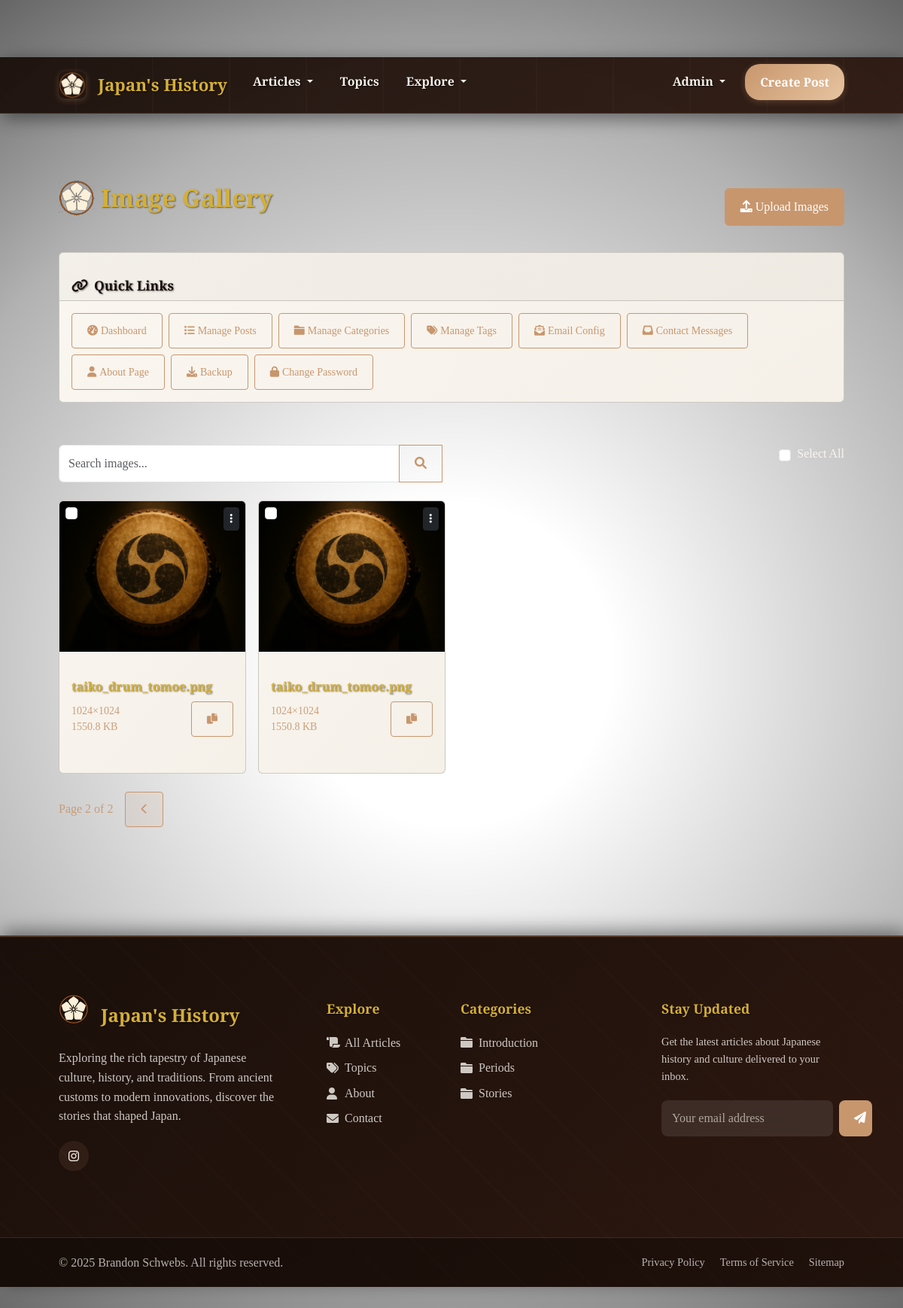
Screenshot of /admin/gallery?page=2&query= (signed in) with the database file from the repository.
### tables this page shows
CREATE TABLE image_gallery (
                id INTEGER PRIMARY KEY AUTOINCREMENT,
                filename TEXT NOT NULL,
                original_filename TEXT NOT NULL,
                alt_text TEXT,
                caption TEXT,
                file_size INTEGER,
                width INTEGER,
                height INTEGER,
                uploaded_at TIMESTAMP DEFAULT CURRENT_TIMESTAMP
            );

CREATE TABLE social_links (
                id INTEGER PRIMARY KEY AUTOINCREMENT,
                name TEXT NOT NULL,
                url TEXT NOT NULL,
                icon_class TEXT NOT NULL,
                display_order INTEGER DEFAULT 0,
                is_active BOOLEAN DEFAULT 1,
                created_at TIMESTAMP DEFAULT CURRENT_TIMESTAMP,
                updated_at TIMESTAMP DEFAULT CURRENT_TIMESTAMP
            );

CREATE TABLE categories (
                id INTEGER PRIMARY KEY AUTOINCREMENT,
                name TEXT UNIQUE NOT NULL,
                slug TEXT UNIQUE NOT NULL,
                description TEXT,
                created_at TIMESTAMP DEFAULT CURRENT_TIMESTAMP
            );

### routes/admin.py (the view)
@admin.route('/admin/gallery')
@admin_required
def admin_gallery():
    page = request.args.get('page', 1, type=int)
    search_query = request.args.get('query', '')
    search_form = ImageSearchForm()
    if search_query:
        images = ImageGalleryModel.search_images(search_query, page=page, per_page=20)
        total_images = len(ImageGalleryModel.search_images(search_query, page=1, per_page=1000))
    else:
        images = ImageGalleryModel.get_all_images(page=page, per_page=20)
        total_images = ImageGalleryModel.count_images()
    per_page = 20
    total_pages = (total_images + per_page - 1) // per_page
    return render_template('admin/gallery.html',
                         images=images,
                         page=page,
                         total_pages=total_pages,
                         search_form=search_form,
                         search_query=search_query)

### templates/admin/gallery.html (shortened to what this page needs)
{% extends "base.html" %}
{% block content %}
<div class="d-flex justify-content-between align-items-center mb-4">
    <h1 class="d-flex align-items-center" style="font-size: 2rem;">
        <img src="{{ url_for('static', filename='img/Japanese History Blog Logo - Styled.png') }}" alt="Japan's History Logo" class="me-2" style="height: 48px; width: 48px;">
        Image Gallery
    </h1>
    <div class="d-flex gap-2">
        <a href="{{ url_for('admin.admin_upload_images') }}" class="btn btn-primary">
            <i class="fas fa-upload me-1"></i>Upload Images
        </a>
    </div>
</div>
<div class="row mb-4">
    <div class="col-12">
        <div class="card">
            <div class="card-header d-flex justify-content-between align-items-center">
                <h5 class="mb-0"><i class="fas fa-link me-2"></i>Quick Links</h5>
            </div>
            <div class="card-body">
                <div class="collapse d-md-block" id="quickLinksCollapseGallery">
                    <div class="d-flex flex-wrap gap-2">
                        <a href="{{ url_for('admin.admin_dashboard') }}" class="btn btn-outline-primary btn-sm">
                            <i class="fas fa-tachometer-alt me-1"></i>Dashboard
                        </a>
                        <a href="{{ url_for('admin.admin_posts') }}" class="btn btn-outline-primary btn-sm">
                            <i class="fas fa-list me-1"></i>Manage Posts
                        </a>
                        <a href="{{ url_for('admin.admin_categories') }}" class="btn btn-outline-primary btn-sm">
                            <i class="fas fa-folder me-1"></i>Manage Categories
                        </a>
                        <a href="{{ url_for('admin.admin_tags') }}" class="btn btn-outline-primary btn-sm">
                            <i class="fas fa-tags me-1"></i>Manage Tags
                        </a>
                        <a href="{{ url_for('admin.admin_email_config') }}" class="btn btn-outline-primary btn-sm">
                            <i class="fas fa-envelope-open-text me-1"></i>Email Config
                        </a>
                        <a href="{{ url_for('admin.admin_contact_messages') }}" class="btn btn-outline-primary btn-sm">
                            <i class="fas fa-inbox me-1"></i>Contact Messages
                        </a>
                        <a href="{{ url_for('admin.admin_about') }}" class="btn btn-outline-primary btn-sm">
                            <i class="fas fa-user me-1"></i>About Page
                        </a>
                        <a href="{{ url_for('admin.admin_backup') }}" class="btn btn-outline-primary btn-sm">
                            <i class="fas fa-download me-1"></i>Backup
                        </a>
                        <a href="{{ url_for('admin.admin_change_password') }}" class="btn btn-outline-primary btn-sm">
                            <i class="fas fa-lock me-1"></i>Change Password
                        </a>
                    </div>
                </div>
            </div>
        </div>
    </div>
</div>
<div class="row mb-4">
    <div class="col-md-6">
        <form method="GET" action="{{ url_for('admin.admin_gallery') }}">
            <div class="input-group">
                {{ search_form.query(class="form-control", value=search_query, placeholder="Search images...") }}
                <button type="submit" class="btn btn-outline-primary">
                    <i class="fas fa-search"></i>
                </button>
            </div>
        </form>
    </div>
    <div class="col-md-6">
        <div class="d-flex justify-content-end align-items-center gap-2">
            <input type="checkbox" id="selectAll" onchange="toggleSelectAll()" class="form-check-input">
            <label for="selectAll" class="form-check-label">Select All</label>
        </div>
    </div>
</div>
{% if images %}
<div class="row g-3 mb-4">
    {% for image in images %}
    <div class="col-lg-3 col-md-4 col-sm-6">
        <div class="card h-100">
            <div class="position-relative">
                <input type="checkbox" class="image-checkbox position-absolute top-0 start-0 m-2 form-check-input"
                       value="{{ image.id }}" onchange="updateBulkDeleteButton()">
                <img src="{{ url_for('static', filename='uploads/' + image.filename) }}"
                     class="card-img-top" alt="{{ image.alt_text or image.original_filename }}"
                     style="height: 200px; object-fit: cover;">
                <div class="position-absolute top-0 end-0 p-2">
                    <div class="dropdown">
                        <button class="btn btn-sm btn-dark bg-opacity-75" type="button" data-bs-toggle="dropdown">
                            <i class="fas fa-ellipsis-v"></i>
                        </button>
                    </div>
                </div>
            </div>
            <div class="card-body p-3">
                <h6 class="card-title text-truncate" title="{{ image.original_filename }}">
                    {{ image.original_filename }}
                </h6>
                <div class="d-flex justify-content-between align-items-center">
                    <small class="text-muted">
                        {% if image.width and image.height %}
                            {{ image.width }}×{{ image.height }}
                        {% endif %}
                        {% if image.file_size %}
                            <br>{{ (image.file_size / 1024) | round(1) }} KB
                        {% endif %}
                    </small>
                    <button class="btn btn-sm btn-outline-primary copy-url-btn"
                            data-url="{{ url_for('static', filename='uploads/' + image.filename) }}"
                            title="Copy URL">
                        <i class="fas fa-copy"></i>
                    </button>
                </div>
            </div>
        </div>
    </div>
    {% endfor %}
</div>
{% if total_pages > 1 %}
<nav aria-label="Gallery pagination">
    <div class="d-flex align-items-center justify-content-between">
        <div class="d-flex align-items-center me-3">
            <span class="text-muted me-3">Page {{ page }} of {{ total_pages }}</span>
            <div class="btn-group" role="group">
                {% if page > 1 %}
                    <a href="{{ url_for('admin.admin_gallery', page=page-1, query=search_query) }}" class="btn btn-outline-primary btn-sm">
                        <i class="fas fa-chevron-left"></i>
                    </a>
                {% endif %}
            </div>
        </div>
    </div>
</nav>
{% endif %}
{% endif %}
{% endblock %}

### templates/base.html (shortened to what this page needs)
<!DOCTYPE html>
<html lang="en">
<head>
    <link href="https://cdn.jsdelivr.net/npm/bootstrap@5.3.0/dist/css/bootstrap.min.css" rel="stylesheet">
    <link href="https://cdnjs.cloudflare.com/ajax/libs/font-awesome/6.0.0/css/all.min.css" rel="stylesheet">
    <link href="{{ url_for('static', filename='css/style.css') }}" rel="stylesheet">
</head>
<body>
    <nav class="navbar navbar-expand-lg fixed-top navbar-enhanced">
        <div class="container">
            <a class="navbar-brand navbar-brand-enhanced d-flex align-items-center" href="{{ url_for('main.index') }}">
                <img src="{{ url_for('static', filename='img/Japanese History Blog Logo - Styled.png') }}"
                     alt="Japan's History Logo" class="navbar-logo-enhanced me-3">
                Japan's History
            </a>
            <div class="collapse navbar-collapse" id="navbarNav">
                <ul class="navbar-nav me-auto">
                    <li class="nav-item dropdown">
                        <a class="nav-link nav-link-enhanced dropdown-toggle" href="{{ url_for('main.articles') }}"
                           role="button" data-bs-toggle="dropdown" aria-expanded="false">
                            Articles
                        </a>
                    </li>
                    <li class="nav-item">
                        <a class="nav-link nav-link-enhanced" href="{{ url_for('search.all_tags') }}">
                            Topics
                        </a>
                    </li>
                    <li class="nav-item dropdown">
                        <a class="nav-link nav-link-enhanced dropdown-toggle" href="#"
                           role="button" data-bs-toggle="dropdown" aria-expanded="false">
                            Explore
                        </a>
                    </li>
                </ul>
                <ul class="navbar-nav">
                    {% if is_admin_logged_in %}
                    <li class="nav-item dropdown d-flex align-items-center">
                        <a class="nav-link nav-link-enhanced dropdown-toggle" href="#"
                           role="button" data-bs-toggle="dropdown">
                            Admin
                        </a>
                    </li>
                    {% endif %}
                    {% if is_admin_logged_in %}
                    <li class="nav-item d-flex align-items-center">
                        <a class="nav-cta-btn" href="{{ url_for('posts.create_post') }}">
                            Create Post
                        </a>
                    </li>
                    {% else %}
                    <li class="nav-item">
                        <a class="nav-link nav-link-enhanced" href="{{ url_for('auth.admin_login') }}">
                            Admin
                        </a>
                    </li>
                    {% endif %}
                </ul>
            </div>
        </div>
    </nav>
    <main class="content-section">
        <div class="container mt-4">
            {% block content %}{% endblock %}
        </div>
    </main>
    <footer class="footer-enhanced">
        <div class="footer-main">
            <div class="container">
                <div class="row">
                    <div class="col-lg-4 col-md-6 mb-4">
                        <div class="footer-brand">
                            <div class="d-flex align-items-center mb-3">
                                <img src="{{ url_for('static', filename='img/Japanese History Blog Logo - Styled.png') }}"
                                     alt="Japan's History Logo" class="me-3" style="height: 40px; width: 40px; border-radius: 8px;">
                                <h4>Japan's History</h4>
                            </div>
                            <p>Exploring the rich tapestry of Japanese culture, history, and traditions. From ancient customs to modern innovations, discover the stories that shaped Japan.</p>
                            {% if social_links %}
                            <div class="footer-social">
                                {% for link in social_links %}
                                <a href="{{ link.url }}" class="social-link" title="{{ link.name }}" target="_blank" rel="noopener noreferrer">
                                    <i class="{{ link.icon_class }}"></i>
                                </a>
                                {% endfor %}
                            </div>
                            {% endif %}
                        </div>
                    </div>
                    <div class="col-lg-2 col-md-6 mb-4">
                        <div class="footer-links">
                            <h5>Explore</h5>
                            <ul>
                                <li><a href="{{ url_for('main.articles') }}">
                                    <i class="fas fa-scroll"></i>All Articles
                                </a></li>
                                <li><a href="{{ url_for('search.all_tags') }}">
                                    <i class="fas fa-tags"></i>Topics
                                </a></li>
                                <li><a href="{{ url_for('main.about') }}">
                                    <i class="fas fa-user"></i>About
                                </a></li>
                                <li><a href="{{ url_for('main.contact') }}">
                                    <i class="fas fa-envelope"></i>Contact
                                </a></li>
                            </ul>
                        </div>
                    </div>
                    <div class="col-lg-3 col-md-6 mb-4">
                        <div class="footer-links">
                            <h5>Categories</h5>
                            <ul>
                                {% for category in categories[:5] %}
                                <li><a href="{{ url_for('main.articles_by_category', category_slug=category.slug) }}">
                                    <i class="fas fa-folder"></i>{{ category.name }}
                                </a></li>
                                {% endfor %}
                            </ul>
                        </div>
                    </div>
                    <div class="col-lg-3 col-md-6 mb-4">
                        <div class="footer-links">
                            <h5>Stay Updated</h5>
                            <p style="color: var(--text-warm); opacity: 0.8; font-size: 0.9rem;">
                                Get the latest articles about Japanese history and culture delivered to your inbox.
                            </p>
                            <form class="newsletter-form">
                                <input type="email" class="newsletter-input" placeholder="Your email address" required>
                                <button type="submit" class="newsletter-btn">
                                    <i class="fas fa-paper-plane"></i>
                                </button>
                            </form>
                        </div>
                    </div>
                </div>
            </div>
        </div>
        <div class="footer-bottom">
            <div class="container">
                <div class="footer-bottom-content">
                    <p class="footer-copyright">
                        &copy; 2025 Brandon Schwebs. All rights reserved.
                    </p>
                    <div class="footer-legal">
                        <a href="#">Privacy Policy</a>
                        <a href="#">Terms of Service</a>
                        <a href="#">Sitemap</a>
                    </div>
                </div>
            </div>
        </div>
    </footer>
    <link href="https://cdn.quilljs.com/1.3.7/quill.snow.css" rel="stylesheet">
</body>
</html>

### rows the page displays
image_gallery: filename (picture), original_filename "taiko_drum_tomoe.png", width "1024", height "1024", (image.file_size/1024)|round(1) "1550.8"
image_gallery: filename (picture), original_filename "taiko_drum_tomoe.png", width "1024", height "1024", (image.file_size/1024)|round(1) "1550.8"
categories: name "Introduction"
categories: name "Periods"
categories: name "Stories"

### other values shown
{{ page }} "2"
{{ total_pages }} "2"
